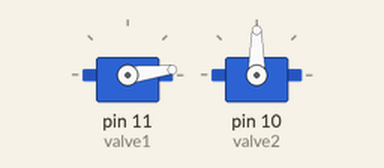
The sketch below on a simulated Arduino Uno, built with avr-gcc and run on an emulated ATmega328P. Shown: 2 × servo.

Above: at 0.15 s.
At 3.7 s:
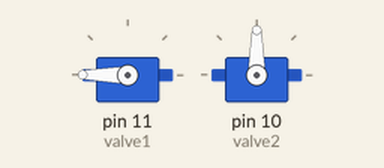
At 20.9 s:
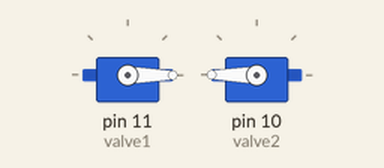
At 38.2 s:
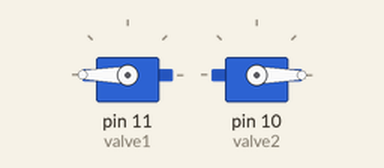
Timing chart, 0 to 39.7 s (numbered marks = the images above):
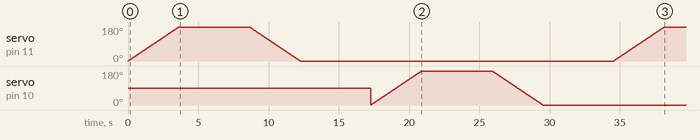

The sketch:

servo.ino
```cpp
#include <Servo.h>

Servo valve1;
Servo valve2;

int pos1 = 0;
int pos2 = 0;

void setup()

{

 valve1.attach(11);
 valve2.attach(10);

}

void loop()

{

 for (pos1 = 0; pos1 <= 180; pos1 += 1)

  {

   valve1.write(pos1);
   delay(20);

  }
  delay(5000);


 for (pos1 = 180; pos1 >= 0; pos1 -= 1)

  {

   valve1.write(pos1);
   delay(20);

  }
  delay(5000);


 for (pos2 = 0; pos2 <= 180; pos2 += 1)

  {

   valve2.write(pos2);
   delay(20);

  }
  delay(5000);

 for (pos2 = 180; pos2 >= 0; pos2 -= 1)

  {

   valve2.write(pos2);
   delay(20);

  }
  delay(5000);
}
```
